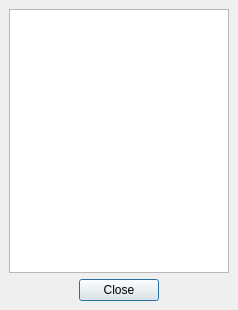
<ui version="4.0" >
 <author></author>
 <comment></comment>
 <exportmacro></exportmacro>
 <class>B_DisplayWindow</class>
 <widget class="QDialog" name="B_DisplayWindow" >
  <property name="geometry" >
   <rect>
    <x>0</x>
    <y>0</y>
    <width>238</width>
    <height>310</height>
   </rect>
  </property>
  <property name="windowTitle" >
   <string/>
  </property>
  <layout class="QVBoxLayout" >
   <property name="margin" >
    <number>9</number>
   </property>
   <property name="spacing" >
    <number>6</number>
   </property>
   <item>
    <layout class="QVBoxLayout" >
     <property name="margin" >
      <number>0</number>
     </property>
     <property name="spacing" >
      <number>6</number>
     </property>
     <item>
      <widget class="QListWidget" name="DisplayText" />
     </item>
     <item>
      <layout class="QHBoxLayout" >
       <property name="margin" >
        <number>0</number>
       </property>
       <property name="spacing" >
        <number>6</number>
       </property>
       <item>
        <spacer>
         <property name="orientation" >
          <enum>Qt::Horizontal</enum>
         </property>
         <property name="sizeHint" >
          <size>
           <width>40</width>
           <height>20</height>
          </size>
         </property>
        </spacer>
       </item>
       <item>
        <widget class="QPushButton" name="PushButton1" >
         <property name="text" >
          <string>Close</string>
         </property>
        </widget>
       </item>
       <item>
        <spacer>
         <property name="orientation" >
          <enum>Qt::Horizontal</enum>
         </property>
         <property name="sizeHint" >
          <size>
           <width>40</width>
           <height>20</height>
          </size>
         </property>
        </spacer>
       </item>
      </layout>
     </item>
    </layout>
   </item>
  </layout>
 </widget>
 <pixmapfunction>qPixmapFromMimeSource</pixmapfunction>
 <resources/>
 <connections/>
</ui>
